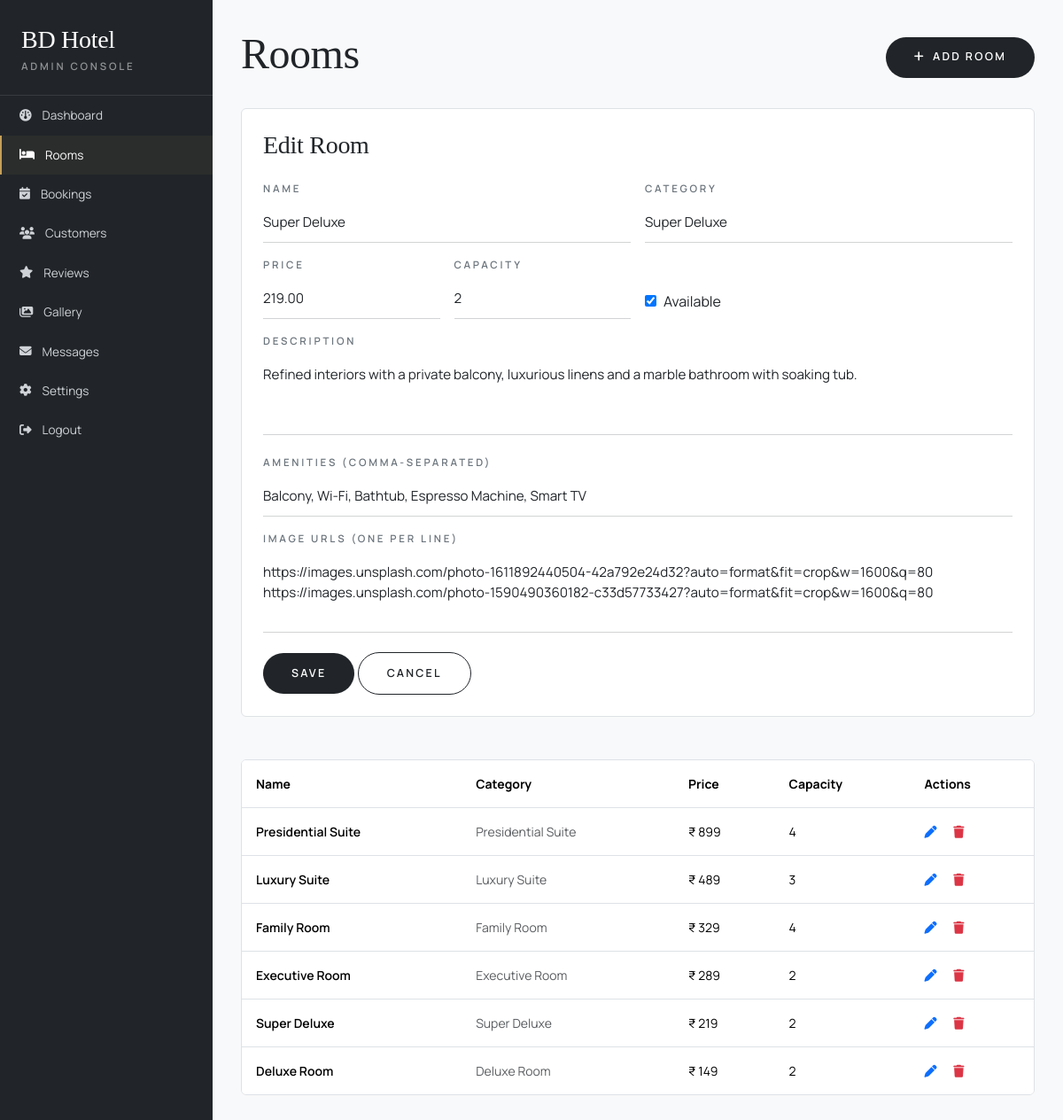
/admin/rooms.php?edit=2 (signed in), run on the app's committed database.
### tables this page shows
CREATE TABLE `rooms` (
  `id`          INT UNSIGNED AUTO_INCREMENT PRIMARY KEY,
  `name`        VARCHAR(150) NOT NULL,
  `category`    VARCHAR(80)  NOT NULL,
  `price`       DECIMAL(10,2) NOT NULL,
  `capacity`    TINYINT UNSIGNED NOT NULL DEFAULT 2,
  `description` TEXT NOT NULL,
  `amenities`   TEXT,                      
  `images`      TEXT,                      
  `available`   TINYINT(1) NOT NULL DEFAULT 1,
  `created_at`  DATETIME NOT NULL DEFAULT CURRENT_TIMESTAMP,
  INDEX `idx_category` (`category`),
  INDEX `idx_price` (`price`)
);

### database/db_connect.php (called while the page is built, shortened)
<?php
function db(): PDO {
    static $pdo = null;
    if ($pdo instanceof PDO) return $pdo;
    $dsn  = 'mysql:host=' . DB_HOST . ';dbname=' . DB_NAME . ';charset=' . DB_CHARSET;
    $opts = [
        PDO::ATTR_ERRMODE            => PDO::ERRMODE_EXCEPTION,
        PDO::ATTR_DEFAULT_FETCH_MODE => PDO::FETCH_ASSOC,
        PDO::ATTR_EMULATE_PREPARES   => false,
    ];
    try {
        $pdo = new PDO($dsn, DB_USER, DB_PASS, $opts);
    } catch (PDOException $e) {
        http_response_code(500);
        exit('Database connection failed: ' . htmlspecialchars($e->getMessage(), ENT_QUOTES));
    }
    return $pdo;
}

### includes/config.php (called while the page is built, shortened)
<?php
require_once __DIR__ . '/../database/db_connect.php';
function e(?string $s): string { return htmlspecialchars((string)$s, ENT_QUOTES, 'UTF-8'); }
function money(float $n): string { return '₹ ' . number_format($n, 0); }

### admin/rooms.php (the view, shortened to what this page needs)
<?php
require_once __DIR__ . '/../includes/config.php';
$edit = null;
if (isset($_GET['edit']) && ctype_digit((string)$_GET['edit'])) {
    $st = db()->prepare('SELECT * FROM rooms WHERE id = ?');
    $st->execute([(int)$_GET['edit']]);
    $edit = $st->fetch();
}
$adding = isset($_GET['add']);
$rows   = db()->query('SELECT * FROM rooms ORDER BY id DESC')->fetchAll();
require __DIR__ . '/_layout.php';
?>
<div class="d-flex justify-content-between align-items-center mb-4">
  <h1 class="font-serif-luxe display-5">Rooms</h1>
  <a class="btn bd-btn-primary ripple" href="?add=1"><i class="fa-solid fa-plus me-2"></i>Add Room</a>
</div>
<?php if ($adding || $edit): ?>
<div class="bg-white p-4 mb-5 border rounded-2">
  <h3 class="font-serif-luxe fs-3 mb-4"><?= $edit ? 'Edit Room' : 'Add Room' ?></h3>
  <form method="post" class="row g-3" data-validate>
    <div class="col-md-6"><div class="label-eyebrow mb-2">Name</div><input required class="bd-input" name="name" value="<?= e($edit['name'] ?? '') ?>"></div>
    <div class="col-md-6"><div class="label-eyebrow mb-2">Category</div>
      <select class="bd-select" name="category">
        <?php foreach (['Deluxe Room','Super Deluxe','Executive Room','Family Room','Luxury Suite','Presidential Suite'] as $c): ?>
          <option <?= ($edit['category'] ?? '')===$c?'selected':'' ?>><?= e($c) ?></option>
        <?php endforeach; ?>
      </select>
    </div>
    <div class="col-md-3"><div class="label-eyebrow mb-2">Price</div><input required type="number" step="0.01" class="bd-input" name="price" value="<?= e($edit['price'] ?? '') ?>"></div>
    <div class="col-md-3"><div class="label-eyebrow mb-2">Capacity</div><input required type="number" class="bd-input" name="capacity" value="<?= e($edit['capacity'] ?? '2') ?>"></div>
    <div class="col-md-6 d-flex align-items-end pb-2"><label class="d-flex align-items-center gap-2"><input type="checkbox" name="available" <?= (!$edit || (int)$edit['available']===1)?'checked':'' ?>> Available</label></div>
    <div class="col-12"><div class="label-eyebrow mb-2">Description</div><textarea required rows="3" class="bd-input" name="description" style="resize:none;"><?= e($edit['description'] ?? '') ?></textarea></div>
    <div class="col-12"><div class="label-eyebrow mb-2">Amenities (comma-separated)</div><input class="bd-input" name="amenities" value="<?= e($edit['amenities'] ?? '') ?>"></div>
    <div class="col-12"><div class="label-eyebrow mb-2">Image URLs (one per line)</div><textarea rows="3" class="bd-input" name="images" style="resize:none;"><?= e($edit['images'] ?? '') ?></textarea></div>
    <div class="col-12"><button class="btn bd-btn-primary">Save</button> <a class="btn bd-btn-outline" href="rooms.php">Cancel</a></div>
  </form>
</div>
<?php endif; ?>
<div class="bg-white border rounded-2 overflow-hidden">
  <table class="table table-borderless mb-0 align-middle small">
    <thead class="bg-light"><tr><th class="p-3">Name</th><th class="p-3">Category</th><th class="p-3">Price</th><th class="p-3">Capacity</th><th class="p-3">Actions</th></tr></thead>
    <tbody>
      <?php foreach ($rows as $r): ?>
        <tr class="border-top">
          <td class="p-3 fw-semibold"><?= e($r['name']) ?></td>
          <td class="p-3 text-muted"><?= e($r['category']) ?></td>
          <td class="p-3"><?= money((float)$r['price']) ?></td>
          <td class="p-3"><?= (int)$r['capacity'] ?></td>
          <td class="p-3">
            <a class="text-primary me-3" href="?edit=<?= (int)$r['id'] ?>"><i class="fa-solid fa-pen"></i></a>
            <a class="text-danger" href="?delete=<?= (int)$r['id'] ?>" onclick="return confirm('Delete this room?');"><i class="fa-solid fa-trash"></i></a>
          </td>
        </tr>
      <?php endforeach; ?>
    </tbody>
  </table>
</div>
<?php require __DIR__ . '/_footer.php'; ?>

### css/style.css (style rules this page uses)
:root { --bd-dark:#212529; --bd-bg:#F8F9FA; --bd-gold:#C5A059; --bd-blue:#0D6EFD; --bd-yellow:#FFC107; --bd-muted:#6c757d; }
* { box-sizing:border-box; }
html,body { margin:0; padding:0; background:var(--bd-bg); color:var(--bd-dark); font-family:'Manrope', -apple-system, sans-serif; scroll-behavior:smooth; -webkit-font-smoothing:antialiased; }
a { text-decoration:none; color:inherit; transition:color .3s ease; }
.font-serif-luxe { font-family:'Cormorant Garamond', serif; font-weight:400; letter-spacing:-0.01em; }
.label-eyebrow { font-size:.72rem; letter-spacing:.24em; text-transform:uppercase; font-weight:600; color:var(--bd-muted); }
.bd-btn-primary { background:var(--bd-dark); color:#fff !important; padding:.85rem 2rem; border-radius:999px; border:none; font-size:.78rem; letter-spacing:.18em; text-transform:uppercase; font-weight:600; transition:background-color .3s ease, transform .3s ease, box-shadow .3s ease; }
.bd-btn-outline { background:transparent; color:var(--bd-dark) !important; padding:.85rem 2rem; border-radius:999px; font-size:.78rem; letter-spacing:.18em; text-transform:uppercase; font-weight:600; border:1px solid var(--bd-dark); transition:background-color .3s ease, color .3s ease; }
.bd-input, .bd-select { width:100%; background:transparent; border:none; border-bottom:1px solid rgba(33,37,41,.2); padding:.65rem 0; font-size:.95rem; color:var(--bd-dark); outline:none; transition:border-color .3s ease; font-family:'Manrope', sans-serif; border-radius:0; }
select.bd-select { appearance:none; background:transparent; }

### data on the page
rooms: name "Super Deluxe", price "219.00", capacity "2", available "☑", description "Refined interiors with a private balcony, luxurious linens and a marble bathroom with soaking tub.", amenities "Balcony, Wi-Fi, Bathtub, Espresso Machine, Smart TV", images "https://images.unsplash.com/photo-1611892440504-42a792e24d32?auto=format&fit=crop&w=1600&q=80 https://images.unsplash.com/photo-1590490360182-c33d57733427?auto=format&fit=crop&w=1600&q=80", category "Super Deluxe", price "₹ 219"
rooms: name "Presidential Suite", category "Presidential Suite", price "₹ 899", capacity "4"
rooms: name "Luxury Suite", category "Luxury Suite", price "₹ 489", capacity "3"
rooms: name "Family Room", category "Family Room", price "₹ 329", capacity "4"
rooms: name "Executive Room", category "Executive Room", price "₹ 289", capacity "2"
rooms: name "Deluxe Room", category "Deluxe Room", price "₹ 149", capacity "2"

### other printed values
$it[1] "Dashboard"
$it[1] "Rooms"
$it[1] "Bookings"
$it[1] "Customers"
$it[1] "Reviews"
$it[1] "Gallery"
$it[1] "Messages"
$it[1] "Settings"
form field category "Super Deluxe"
